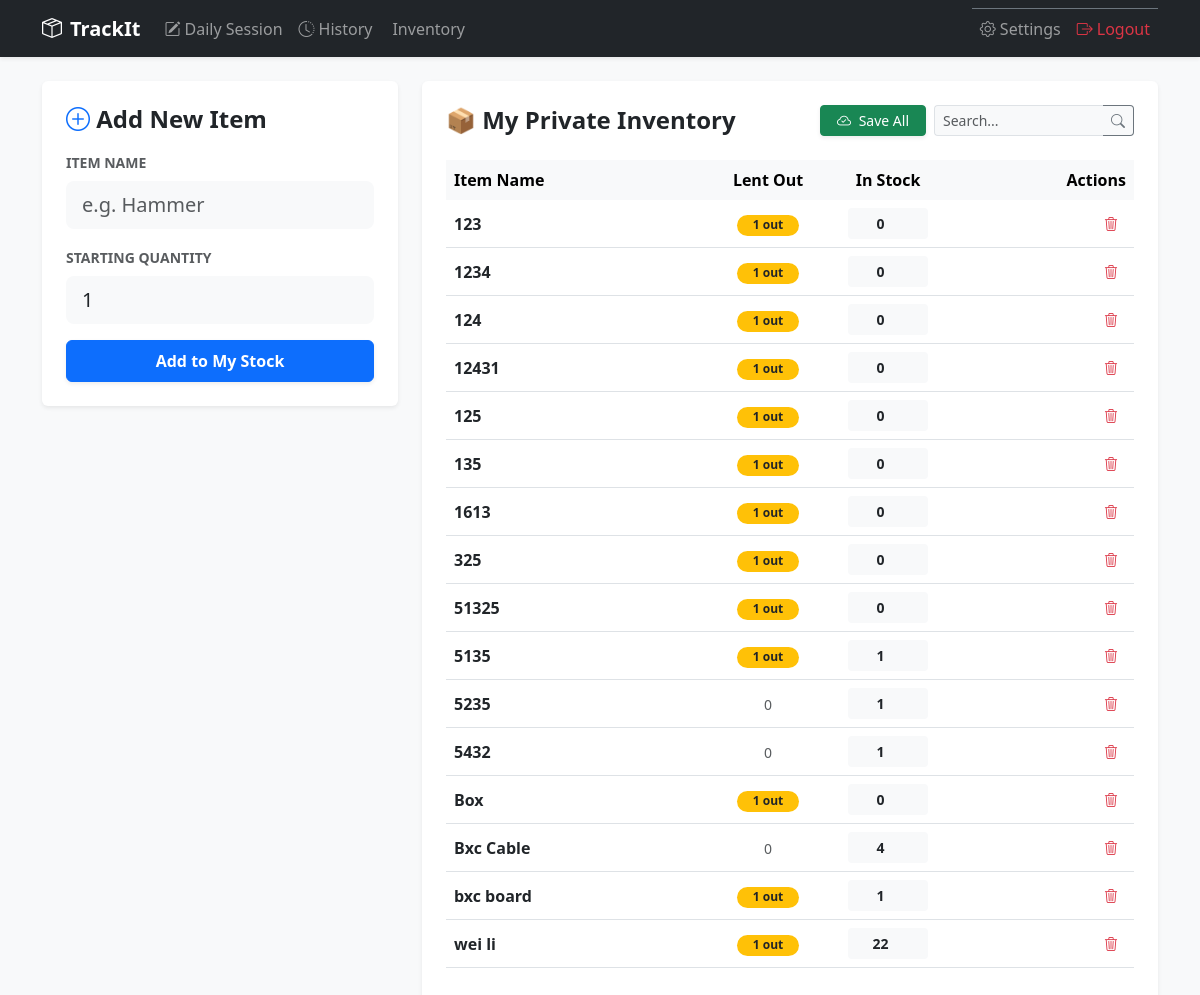
Page /inventory (signed in) on the committed database.
### models.py (models this page shows)
class Item(db.Model):
    id = db.Column(db.Integer, primary_key=True)
    name = db.Column(db.String(100), nullable=False)
    quantity = db.Column(db.Integer, default=0)
    user_id = db.Column(db.Integer, db.ForeignKey('user.id'))

### app.py (the view, shortened to what this page needs)
@app.route('/inventory', methods=['GET', 'POST'])
def inventory():
    if 'user_id' not in session: return redirect(url_for('login'))
    user_id = session['user_id']
    search_query = request.args.get('search', '')
    items_query = Item.query.filter_by(user_id=user_id).order_by(Item.name)
    if search_query:
        items_query = items_query.filter(Item.name.ilike(f"%{search_query}%"))
    items_list = items_query.all()
    for item in items_list:
        lent_count = db.session.query(func.sum(DayRecord.quantity_out)).filter(
            DayRecord.item_id == item.id,
            DayRecord.is_returned == False
        ).scalar() or 0
        item.lent_out = lent_count
    return render_template('inventory.html', items=items_list, search_query=search_query)

### templates/inventory.html (shortened to what this page needs)
{% extends "base.html" %}
{% block content %}
<div class="row">
    <div class="col-md-4">
        <div class="card shadow-sm p-4 mb-4 border-0">
            <h4 class="fw-bold mb-3"><i class="bi bi-plus-circle text-primary"></i> Add New Item</h4>
            <form method="POST">
                <div class="mb-3">
                    <label class="form-label small fw-bold text-muted text-uppercase">Item Name</label>
                    <input type="text" name="name" class="form-control form-control-lg bg-light border-0" placeholder="e.g. Hammer" required>
                </div>
                <div class="mb-3">
                    <label class="form-label small fw-bold text-muted text-uppercase">Starting Quantity</label>
                    <input type="number" name="qty" class="form-control form-control-lg bg-light border-0" value="1" min="1" required>
                </div>
                <button type="submit" class="btn btn-primary w-100 fw-bold py-2 shadow-sm">
                    Add to My Stock
                </button>
            </form>
        </div>
    </div>
    <div class="col-md-8">
        <form method="POST">
            <div class="card shadow-sm p-4 border-0">
                <div class="d-flex justify-content-between align-items-center mb-4">
                    <h4 class="fw-bold mb-0">📦 My Private Inventory</h4>
                    <div class="d-flex gap-2">
                        <button type="submit" name="bulk_save" class="btn btn-success btn-sm shadow-sm px-3">
                            <i class="bi bi-cloud-check me-1"></i> Save All
                        </button>
                        <div class="input-group input-group-sm" style="width: 200px;">
                            <input type="text" name="search" class="form-control border-end-0 bg-light"
                                   placeholder="Search..." value="{{ search_query }}" form="searchForm">
                            <button class="btn btn-outline-secondary border-start-0 bg-light" type="submit" form="searchForm">
                                <i class="bi bi-search"></i>
                            </button>
                        </div>
                    </div>
                </div>
                <div class="table-responsive">
                    <table class="table table-hover align-middle">
                        <thead class="table-light">
                            <tr>
                                <th class="border-0">Item Name</th>
                                <th class="border-0 text-center" style="width: 120px;">Lent Out</th>
                                <th class="border-0 text-center" style="width: 120px;">In Stock</th>
                                <th class="border-0 text-end">Actions</th>
                            </tr>
                        </thead>
                        <tbody>
                            {% for item in items %}
                            <tr>
                                <td class="fw-bold">{{ item.name }}</td>
                                <td class="text-center">
                                    {% if item.lent_out > 0 %}
                                        <span class="badge rounded-pill bg-warning text-dark px-3">
                                            {{ item.lent_out }} out
                                        </span>
                                    {% else %}
                                        <span class="text-muted small">0</span>
                                    {% endif %}
                                </td>
                                <td class="text-center">
                                    <input type="number" name="quantities[]"
                                           class="form-control form-control-sm text-center fw-bold border-0 bg-light mx-auto"
                                           style="width: 80px;"
                                           value="{{ item.quantity }}" min="0">
                                </td>
                                <td class="text-end">
                                    <a href="{{ url_for('delete_item', id=item.id) }}"
                                       class="btn btn-sm btn-outline-danger border-0"
                                       onclick="return confirm('Wait! All history for this item will be lost. Proceed?')">
                                        <i class="bi bi-trash3"></i>
                                    </a>
                                </td>
                            </tr>
                            {% endfor %}
                        </tbody>
                    </table>
                </div>
            </div>
        </form>
    </div>
</div>
{% endblock %}

### rows in the picture
Item: name "123", lent_out "1", quantity "0"
Item: name "1234", lent_out "1", quantity "0"
Item: name "124", lent_out "1", quantity "0"
Item: name "12431", lent_out "1", quantity "0"
Item: name "125", lent_out "1", quantity "0"
Item: name "135", lent_out "1", quantity "0"
Item: name "1613", lent_out "1", quantity "0"
Item: name "325", lent_out "1", quantity "0"
Item: name "51325", lent_out "1", quantity "0"
Item: name "5135", lent_out "1", quantity "1"
Item: name "5235", shows "0", quantity "1"
Item: name "5432", shows "0", quantity "1"
Item: name "Box", lent_out "1", quantity "0"
Item: name "Bxc Cable", shows "0", quantity "4"
Item: name "bxc board", lent_out "1", quantity "1"
Item: name "wei li", lent_out "1", quantity "22"
